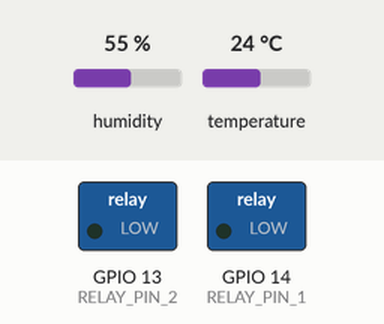
Bench run of a sketch on a simulated ESP32. Shown: switched loads named in the sketch (green lamp = pin HIGH). Inputs (shaded band) come from the test bench; at power-on: temperature 24 °C, humidity 55 %. WiFi joins after 1.5 s; servers stay silent unless stated; random numbers use the default seed unless the sketch sets one; no MQTT or app messages arrive unless stated; what the sketch prints to the serial monitor is not drawn.

Above: at 2.7 s.
2.8 s: temperature set to 27.7 °C
7.7 s: temperature set to 28.8 °C
At 12.2 s:
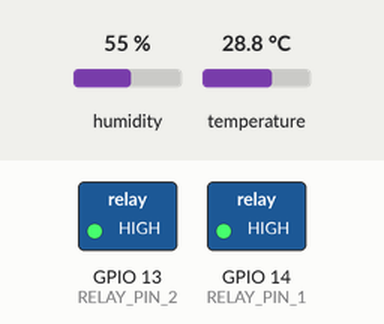
21.1 s: temperature set to 29 °C
Timing chart, 0 to 28.0 s (numbered marks = the images above; inputs shaded):
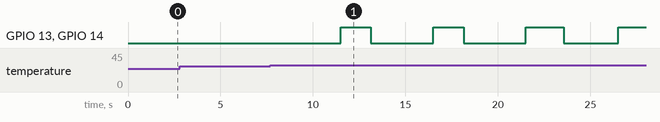

Measured:
- the behaviour switches between 28 and 28.1 °C on temperature (found by bisection; images 0 and 1)
- after the input at 2.8 s, every drawn part: stays the same
- after the input at 7.7 s, GPIO 13 (RELAY_PIN_2), GPIO 14 (RELAY_PIN_1): alternates HIGH for 1.6 s and LOW for 3.4 s, starting after 3.8 s

The sketch:

esp32_dht22_pid_relay.ino
```cpp
#include <WiFi.h>
#include <WiFiClientSecure.h> // Wajib untuk port 8883 (TLS/SSL)
#include <PubSubClient.h>     // Library MQTT
#include <DHT.h>
#include <PID_v1_bc.h>
#include <ArduinoJson.h>      // Digunakan untuk parsing data kontrol JSON dari Cloud

// ==========================
// Konfigurasi WiFi & EMQX Cloud
// ==========================
#define WIFI_SSID "yoii"
#define WIFI_PASSWORD "123456789"

const char* mqtt_server = "s6ddf312.ala.asia-southeast1.emqxsl.com";
const int mqtt_port = 8883;
const char* mqtt_user = "ESP32_ZAQI";
const char* mqtt_pass = "Zaqi123";

// Topic MQTT
#define TOPIC_MONITORING "monitoring/data"
#define TOPIC_KONTROL    "kontrol/#"         // Menerima semua data kontrol di bawah prefix /kontrol

// ==========================
// Konfigurasi Hardware
// ==========================
#define DHTPIN 4
#define DHTTYPE DHT22

#define RELAY_PIN_1 14
#define RELAY_PIN_2 13

// ==========================
// Variabel PID
// ==========================
double Setpoint = 28.0;
double InputSuhu = 0;
double OutputPID = 0;

double Kp = 2000;
double Ki = 5;
double Kd = 1;

PID myPID(&InputSuhu, &OutputPID, &Setpoint, Kp, Ki, Kd, REVERSE);

int WindowSize = 5000;
unsigned long windowStartTime;

// ==========================
// Objek Klien
// ==========================
DHT dht(DHTPIN, DHTTYPE);

WiFiClientSecure espClient;
PubSubClient client(espClient);

unsigned long sendDataPrevMillis = 0;
const unsigned long updateInterval = 5000;

bool relay1State = false;
bool relay2State = false;
String modeOperasi = "auto";
String relay1Command = "OFF";
String relay2Command = "OFF";

// ==========================
// Fungsi bantu kontrol
// ==========================
void setRelayState(bool relay1On, bool relay2On)
{
  relay1State = relay1On;
  relay2State = relay2On;

  digitalWrite(RELAY_PIN_1, relay1State ? HIGH : LOW);
  digitalWrite(RELAY_PIN_2, relay2State ? HIGH : LOW);
}

void updatePidTunings()
{
  myPID.SetTunings(Kp, Ki, Kd);

  Serial.printf(
    "Parameter Baru -> Kp=%.2f Ki=%.2f Kd=%.2f Setpoint=%.2f Mode=%s\n",
    Kp, Ki, Kd, Setpoint, modeOperasi.c_str()
  );
}

// ==========================
// Callback MQTT (Pengganti Stream Firebase)
// ==========================
void mqttCallback(char* topic, byte* payload, unsigned int length) {
  String message = "";
  for (int i = 0; i < length; i++) {
    message += (char)payload[i];
  }

  String strTopic = String(topic);
  Serial.printf("Message arrived [%s]: %s\n", topic, message.c_str());

  // Memproses data kontrol tunggal (Contoh jika dikirim via topic terpisah: kontrol/Kp)
  if (strTopic.endsWith("Kp")) {
    Kp = message.toDouble();
    updatePidTunings();
  }
  else if (strTopic.endsWith("Ki")) {
    Ki = message.toDouble();
    updatePidTunings();
  }
  else if (strTopic.endsWith("Kd")) {
    Kd = message.toDouble();
    updatePidTunings();
  }
  else if (strTopic.endsWith("Setpoint")) {
    Setpoint = message.toDouble();
    Serial.printf("Setpoint diperbarui: %.2f C\n", Setpoint);
  }
  else if (strTopic.endsWith("mode")) {
    modeOperasi = message;
    modeOperasi.toLowerCase();
    Serial.printf("Mode operasi diperbarui: %s\n", modeOperasi.c_str());
  }
  else if (strTopic.endsWith("relay1_command")) {
    relay1Command = message;
    relay1Command.toUpperCase();
    Serial.printf("Command Relay 1: %s\n", relay1Command.c_str());
  }
  else if (strTopic.endsWith("relay2_command")) {
    relay2Command = message;
    relay2Command.toUpperCase();
    Serial.printf("Command Relay 2: %s\n", relay2Command.c_str());
  }

  // OPSI JSON: Jika Anda mengirim konfigurasi sekaligus berbentuk JSON ke topic "kontrol"
  else if (strTopic == "kontrol") {
    StaticJsonDocument<256> doc;
    DeserializationError error = deserializeJson(doc, message);
    if (!error) {
      if (doc.containsKey("Kp")) Kp = doc["Kp"].as<double>();
      if (doc.containsKey("Ki")) Ki = doc["Ki"].as<double>();
      if (doc.containsKey("Kd")) Kd = doc["Kd"].as<double>();
      if (doc.containsKey("Setpoint")) Setpoint = doc["Setpoint"].as<double>();
      if (doc.containsKey("mode")) {
        modeOperasi = doc["mode"].as<String>();
        modeOperasi.toLowerCase();
      }
      if (doc.containsKey("relay1_command")) {
        relay1Command = doc["relay1_command"].as<String>();
        relay1Command.toUpperCase();
      }
      if (doc.containsKey("relay2_command")) {
        relay2Command = doc["relay2_command"].as<String>();
        relay2Command.toUpperCase();
      }
      updatePidTunings();
    }
  }
}

void setup_wifi() {
  delay(10);
  Serial.println("\nMenghubungkan WiFi...");
  WiFi.begin(WIFI_SSID, WIFI_PASSWORD);

  while (WiFi.status() != WL_CONNECTED) {
    delay(500);
    Serial.print(".");
  }
  Serial.println("\nWiFi Terhubung");
  Serial.println(WiFi.localIP());
}

void reconnectMQTT() {
  while (!client.connected()) {
    Serial.print("Mencoba koneksi MQTT ke EMQX Cloud...");

    // Membuat Client ID Unik
    String clientId = "ESP32-ZAQI-";
    clientId += String(random(0, 0xffff), HEX);

    // Connect menggunakan Username dan Password EMQX Cloud
    if (client.connect(clientId.c_str(), mqtt_user, mqtt_pass)) {
      Serial.println("CONNECTED to EMQX Cloud!");

      // Subscribe kembali ke topic kontrol setelah berhasil terhubung
      client.subscribe(TOPIC_KONTROL);
      client.subscribe("kontrol"); // Menjaga jika payload berbentuk JSON utuh
    } else {
      Serial.print("gagal, rc=");
      Serial.print(client.state());
      Serial.println(" coba lagi dalam 5 detik");
      delay(5000);
    }
  }
}

// ==========================
// Setup
// ==========================
void setup()
{
  Serial.begin(115200);

  pinMode(RELAY_PIN_1, OUTPUT);
  pinMode(RELAY_PIN_2, OUTPUT);

  digitalWrite(RELAY_PIN_1, LOW);
  digitalWrite(RELAY_PIN_2, LOW);

  dht.begin();
  setup_wifi();

  // BAGIAN PENTING: Mengabaikan pengecekan sertifikat SSL agar ESP32 lancar di port 8883
  espClient.setInsecure();

  // Setup MQTT
  client.setServer(mqtt_server, mqtt_port);
  client.setCallback(mqttCallback);

  windowStartTime = millis();

  myPID.SetOutputLimits(0, WindowSize);
  myPID.SetMode(AUTOMATIC);

  Serial.println("Sistem Siap");
}

// ==========================
// Loop
// ==========================
void loop()
{
  // Pastikan koneksi MQTT tetap terjaga
  if (!client.connected()) {
    reconnectMQTT();
  }
  client.loop();

  float suhu = dht.readTemperature();

  if (!isnan(suhu))
  {
    InputSuhu = suhu;
  }

  myPID.Compute();

  unsigned long now = millis();

  if ((now - windowStartTime) > WindowSize)
  {
    windowStartTime += WindowSize;
  }

  if (modeOperasi == "manual")
  {
    setRelayState(
      relay1Command == "ON",
      relay2Command == "ON"
    );
  }
  // Kontrol relay otomatis berdasarkan PID
  else if (OutputPID > (now - windowStartTime))
  {
    setRelayState(true, true);
  }
  else
  {
    setRelayState(false, false);
  }

  // Kirim data monitoring ke EMQX Cloud setiap 5 detik
  if (millis() - sendDataPrevMillis > updateInterval)
  {
    sendDataPrevMillis = millis();

    String statusRelay1 = relay1State ? "ON" : "OFF";
    String statusRelay2 = relay2State ? "ON" : "OFF";
    String statusKipas = (relay1State || relay2State) ? "ON" : "OFF";

    Serial.println("==========");
    Serial.printf("Suhu sekarang : %.2f C\n", InputSuhu);
    Serial.printf("Setpoint      : %.2f C\n", Setpoint);
    Serial.printf("Mode operasi  : %s\n", modeOperasi.c_str());
    Serial.printf("Relay 1       : %s\n", statusRelay1.c_str());
    Serial.printf("Relay 2       : %s\n", statusRelay2.c_str());
    Serial.printf("PID Output    : %.2f\n", OutputPID);

    // Membunder data monitoring menjadi satu JSON utuh untuk dikirim ke MQTT Broker
    StaticJsonDocument<256> doc;
    doc["suhu"] = InputSuhu;
    doc["output_pid"] = OutputPID;
    doc["setpoint"] = Setpoint;
    doc["mode"] = modeOperasi;
    doc["relay1"] = statusRelay1;
    doc["relay2"] = statusRelay2;
    doc["status_kipas"] = statusKipas;

    char jsonBuffer[256];
    serializeJson(doc, jsonBuffer);

    // Publish data ke topic "monitoring/data"
    if (client.connected()) {
      client.publish(TOPIC_MONITORING, jsonBuffer);
      Serial.println("Data Berhasil di-Publish ke EMQX Cloud.");
    }
  }
}
```
